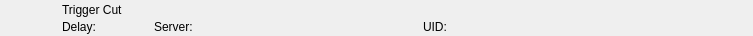
<?xml version="1.0" encoding="UTF-8"?>
<ui version="4.0">
 <class>RundownAtemCutWidget</class>
 <widget class="QWidget" name="RundownAtemCutWidget">
  <property name="geometry">
   <rect>
    <x>0</x>
    <y>0</y>
    <width>753</width>
    <height>36</height>
   </rect>
  </property>
  <layout class="QHBoxLayout" name="horizontalLayout">
   <property name="spacing">
    <number>0</number>
   </property>
   <property name="margin">
    <number>0</number>
   </property>
   <item>
    <widget class="QFrame" name="frameItem">
     <property name="sizePolicy">
      <sizepolicy hsizetype="Preferred" vsizetype="Fixed">
       <horstretch>0</horstretch>
       <verstretch>0</verstretch>
      </sizepolicy>
     </property>
     <property name="minimumSize">
      <size>
       <width>0</width>
       <height>36</height>
      </size>
     </property>
     <widget class="QLabel" name="labelIcon">
      <property name="geometry">
       <rect>
        <x>22</x>
        <y>2</y>
        <width>32</width>
        <height>32</height>
       </rect>
      </property>
      <property name="text">
       <string/>
      </property>
      <property name="pixmap">
       <pixmap resource="../../Widgets.qrc">:/Graphics/Images/Atem/TriggerCut.png</pixmap>
      </property>
      <property name="scaledContents">
       <bool>true</bool>
      </property>
     </widget>
     <widget class="QLabel" name="labelLabel">
      <property name="geometry">
       <rect>
        <x>62</x>
        <y>2</y>
        <width>561</width>
        <height>16</height>
       </rect>
      </property>
      <property name="text">
       <string>Trigger Cut</string>
      </property>
     </widget>
     <widget class="QLabel" name="labelColor">
      <property name="geometry">
       <rect>
        <x>0</x>
        <y>0</y>
        <width>18</width>
        <height>36</height>
       </rect>
      </property>
      <property name="text">
       <string/>
      </property>
     </widget>
     <widget class="QLabel" name="labelGroupColor">
      <property name="geometry">
       <rect>
        <x>0</x>
        <y>0</y>
        <width>6</width>
        <height>36</height>
       </rect>
      </property>
      <property name="text">
       <string/>
      </property>
     </widget>
     <widget class="QLabel" name="labelDevice">
      <property name="geometry">
       <rect>
        <x>154</x>
        <y>19</y>
        <width>260</width>
        <height>16</height>
       </rect>
      </property>
      <property name="text">
       <string>Server:</string>
      </property>
     </widget>
     <widget class="QLabel" name="labelDelay">
      <property name="geometry">
       <rect>
        <x>62</x>
        <y>19</y>
        <width>83</width>
        <height>16</height>
       </rect>
      </property>
      <property name="text">
       <string>Delay:</string>
      </property>
     </widget>
     <widget class="QLabel" name="labelRemoteTriggerId">
      <property name="geometry">
       <rect>
        <x>423</x>
        <y>19</y>
        <width>111</width>
        <height>16</height>
       </rect>
      </property>
      <property name="text">
       <string>UID:</string>
      </property>
     </widget>
    </widget>
   </item>
   <item>
    <widget class="QFrame" name="frameStatus">
     <property name="minimumSize">
      <size>
       <width>77</width>
       <height>0</height>
      </size>
     </property>
     <property name="maximumSize">
      <size>
       <width>77</width>
       <height>16777215</height>
      </size>
     </property>
     <widget class="QLabel" name="labelGpiConnected">
      <property name="geometry">
       <rect>
        <x>1</x>
        <y>2</y>
        <width>32</width>
        <height>32</height>
       </rect>
      </property>
      <property name="minimumSize">
       <size>
        <width>32</width>
        <height>32</height>
       </size>
      </property>
      <property name="maximumSize">
       <size>
        <width>32</width>
        <height>32</height>
       </size>
      </property>
      <property name="lineWidth">
       <number>0</number>
      </property>
      <property name="text">
       <string/>
      </property>
      <property name="pixmap">
       <pixmap resource="../../Widgets.qrc">:/Graphics/Images/GpiConnected.png</pixmap>
      </property>
      <property name="scaledContents">
       <bool>true</bool>
      </property>
     </widget>
     <widget class="QLabel" name="labelDisconnected">
      <property name="geometry">
       <rect>
        <x>32</x>
        <y>2</y>
        <width>32</width>
        <height>32</height>
       </rect>
      </property>
      <property name="minimumSize">
       <size>
        <width>32</width>
        <height>32</height>
       </size>
      </property>
      <property name="maximumSize">
       <size>
        <width>32</width>
        <height>32</height>
       </size>
      </property>
      <property name="text">
       <string/>
      </property>
      <property name="pixmap">
       <pixmap resource="../../Widgets.qrc">:/Graphics/Images/Disconnected.png</pixmap>
      </property>
      <property name="scaledContents">
       <bool>true</bool>
      </property>
     </widget>
     <widget class="QLabel" name="labelActiveColor">
      <property name="geometry">
       <rect>
        <x>69</x>
        <y>0</y>
        <width>8</width>
        <height>36</height>
       </rect>
      </property>
      <property name="minimumSize">
       <size>
        <width>8</width>
        <height>36</height>
       </size>
      </property>
      <property name="maximumSize">
       <size>
        <width>8</width>
        <height>36</height>
       </size>
      </property>
      <property name="text">
       <string/>
      </property>
     </widget>
    </widget>
   </item>
  </layout>
 </widget>
 <resources>
  <include location="../../Widgets.qrc"/>
 </resources>
 <connections/>
 <slots>
  <slot>addToCombo()</slot>
 </slots>
</ui>
